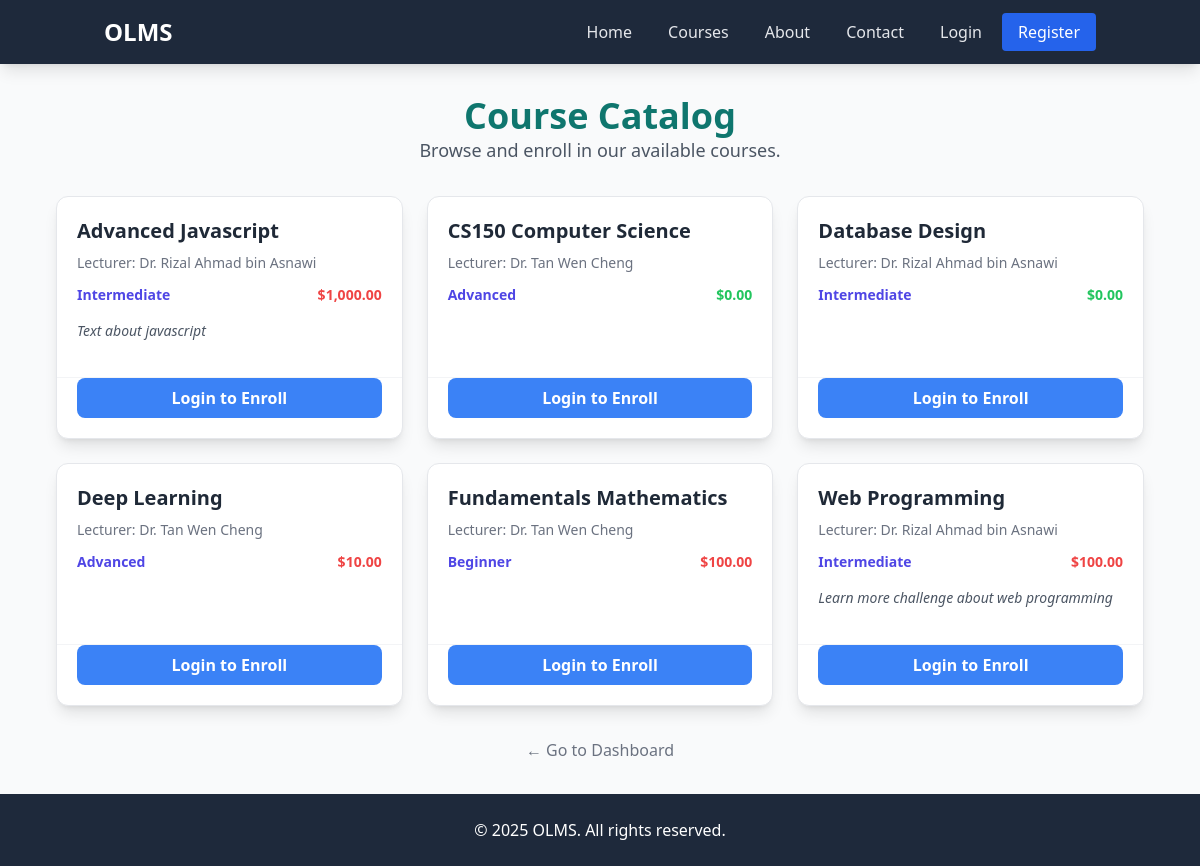
/auth/catalog.php, run on an earlier commit of the app's database.
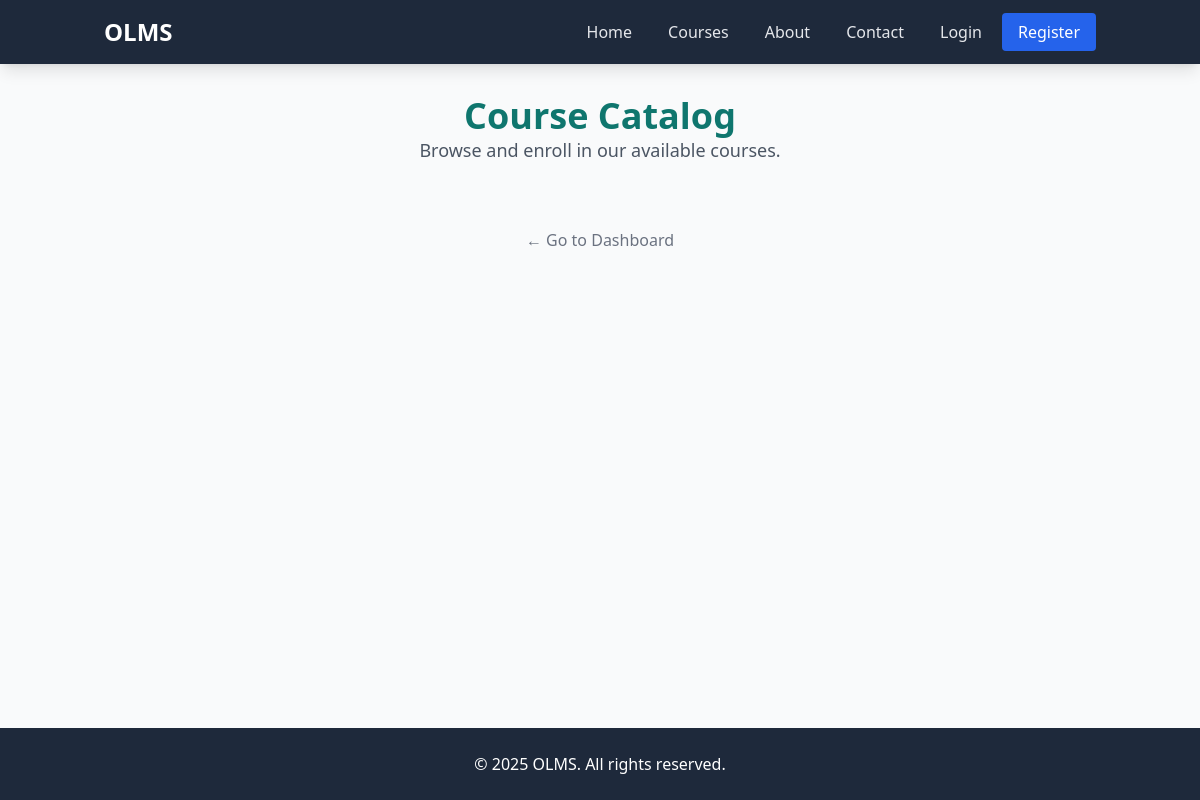
And on a later commit of the database.
### tables this page shows
CREATE TABLE `courses` (
  `id` int(11) NOT NULL,
  `title` varchar(100) NOT NULL,
  `level` varchar(50) DEFAULT NULL,
  `language` varchar(50) DEFAULT NULL,
  `fee` double(10,2) DEFAULT NULL,
  `lecturer_id` int(11) DEFAULT NULL,
  `description` varchar(500) DEFAULT NULL
);

CREATE TABLE `users` (
  `id` int(11) NOT NULL,
  `name` varchar(100) NOT NULL,
  `email` varchar(100) NOT NULL,
  `password` varchar(255) NOT NULL,
  `role` enum('student','lecturer','admin') NOT NULL DEFAULT 'student',
  `status` enum('pending','active','blocked') NOT NULL DEFAULT 'pending'
);

### auth/catalog.php (the view, shortened to what this page needs)
<?php
include("../header.php");
include("../connection.php");
$user_id = isset($_SESSION['user_id']) ? $_SESSION['user_id'] : null;
$user_role = isset($_SESSION['user_role']) ? $_SESSION['user_role'] : 'guest';
$catalog_query = "
    SELECT
        c.id AS course_id,
        c.title AS course_title,
        c.level,
        c.fee,
        u.name AS lecturer_name,
        e.payment_status,
        c.description
    FROM
        courses c
    JOIN
        users u ON c.lecturer_id = u.id
    LEFT JOIN
        enrollment e ON c.id = e.course_id AND e.user_id = '{$user_id}'
    ORDER BY
        c.title ASC";
$result = mysqli_query($conn, $catalog_query);
?>
<body>
    <div class="container mx-auto p-8 max-w-6xl">
        <header class="mb-8 text-center">
            <h1 class="text-4xl font-extrabold text-teal-700">Course Catalog</h1>
            <p class="text-lg text-gray-600">Browse and enroll in our available courses.</p>
        </header>
        <section id="course-list">
            <div class="grid grid-cols-1 md:grid-cols-2 lg:grid-cols-3 gap-6">
                <?php while ($row = mysqli_fetch_assoc($result)): ?>
                    <?php
                        $is_paid = ($row['payment_status'] === 'paid');
                        $is_pending = ($row['payment_status'] === 'pending');
                    ?>
                    <div class="bg-white border border-gray-200 rounded-xl shadow-lg hover:shadow-xl transition flex flex-col justify-between">
                        <div class="p-5">
                            <h3 class="text-xl font-bold text-gray-800 mb-2"><?php echo htmlspecialchars($row['course_title']); ?></h3>
                            <p class="text-sm text-gray-500 mb-3">Lecturer: <?php echo htmlspecialchars($row['lecturer_name']); ?></p>
                            <div class="flex justify-between text-sm mb-4">
                                <span class="text-indigo-600 font-semibold"><?php echo htmlspecialchars($row['level']); ?></span>
                                <span class="font-bold <?php echo ($row['fee'] > 0) ? 'text-red-500' : 'text-green-500'; ?>">
                                    $<?php echo number_format($row['fee'], 2); ?>
                                </span>
                            </div>
                            <p class="text-gray-600 text-sm italic mb-4"><?php echo htmlspecialchars($row['description']); ?></p>
                        </div>
                        <div class="p-5 pt-0 border-t border-gray-100">
                            <?php if ($user_role === 'guest'): ?>
                                <a href="./login.php" class="w-full bg-blue-500 text-white font-bold py-2 px-4 rounded-lg text-center block hover:bg-blue-600">
                                    Login to Enroll
                                </a>
                            <?php elseif ($user_role !== 'student'): ?>
                                <button disabled class="w-full bg-gray-300 text-gray-700 font-bold py-2 px-4 rounded-lg">
                                    Accessing as Lecturer/Admin
                                </button>
                            <?php elseif ($is_paid): ?>
                                <a href="./course_view.php?id=<?php echo $row['course_id']; ?>" class="w-full bg-green-500 text-white font-bold py-2 px-4 rounded-lg text-center block hover:bg-green-600">
                                    Go to Course
                                </a>
                            <?php elseif ($is_pending): ?>
                                <a href="./payment.php?course_id=<?php echo $row['course_id']; ?>" class="w-full bg-red-500 text-white font-bold py-2 px-4 rounded-lg text-center block hover:bg-red-600">
                                    Complete Payment
                                </a>
                            <?php else: ?>
                                <a href="./enroll_course.php?course_id=<?php echo $row['course_id']; ?>" class="w-full bg-teal-500 text-white font-bold py-2 px-4 rounded-lg text-center block hover:bg-teal-600">
                                    Enroll Now
                                </a>
                            <?php endif; ?>
                        </div>
                    </div>
                <?php endwhile; ?>
            </div>
        </section>
        <div class="mt-8 text-center">
             <a href="./dashboard.php" class="text-gray-500 hover:text-gray-700 font-medium">← Go to Dashboard</a>
        </div>
    </div>
</body>
</html>
<?php include("../footer.php"); ?>

### header.php (shortened to what this page needs)
<?php
$dashboardUrl = '';
?>
<!DOCTYPE html>
<html lang="en">
<head>
    <script src="https://cdn.tailwindcss.com"></script>
</head>
<body class="flex flex-col min-h-screen bg-gray-50">
    <header class="bg-slate-800 shadow-lg sticky top-0 z-50">
        <nav class="container mx-auto px-4 relative">
            <div class="flex justify-between items-center py-4">
                <a href="<?php echo BASE_URL; ?>index.php" class="text-2xl font-bold text-white">
                    OLMS
                </a>
                <ul class="hidden md:flex space-x-1 items-center">
                    <li><a href="<?php echo BASE_URL; ?>index.php"
                            class="text-gray-200 hover:text-white px-4 py-2 rounded hover:bg-slate-700 transition">Home</a>
                    </li>
                    <li><a href="<?php echo BASE_URL; ?>auth/catalog.php"
                            class="text-gray-200 hover:text-white px-4 py-2 rounded hover:bg-slate-700 transition">Courses</a>
                    </li>
                    <li><a href="<?php echo BASE_URL; ?>about.php"
                            class="text-gray-200 hover:text-white px-4 py-2 rounded hover:bg-slate-700 transition">About</a>
                    </li>
                    <li><a href="<?php echo BASE_URL; ?>contact.php"
                            class="text-gray-200 hover:text-white px-4 py-2 rounded hover:bg-slate-700 transition">Contact</a>
                    </li>
                    <?php if(isset($_SESSION['user_id']) && isset($_SESSION['user_role'])): ?>
                    <li><a href="<?php echo $dashboardUrl; ?>"
                            class="text-gray-200 hover:text-white px-4 py-2 rounded hover:bg-slate-700 transition">Dashboard</a>
                    </li>
                    <li><a href="<?php echo BASE_URL; ?>logout.php"
                            class="bg-red-600 text-white px-4 py-2 rounded hover:bg-red-700 transition">Logout</a></li>
                    <?php else: ?>
                    <li><a href="<?php echo BASE_URL; ?>auth/login.php"
                            class="text-gray-200 hover:text-white px-4 py-2 rounded hover:bg-slate-700 transition">Login</a>
                    </li>
                    <li><a href="<?php echo BASE_URL; ?>auth/register.php"
                            class="bg-blue-600 text-white px-4 py-2 rounded hover:bg-blue-700 transition">Register</a>
                    </li>
                    <?php endif; ?>
                </ul>
            </div>
        </nav>
    </header>
    <main class="flex-grow">

### footer.php (shortened to what this page needs)
<footer class="bg-slate-800 text-white py-6 mt-auto">
    <div class="container mx-auto px-4 text-center">
        <p>&copy; <?php echo date('Y'); ?> OLMS. All rights reserved.</p>
    </div>
</footer>
</body>
</html>

What changed in the data, as far as the page shows it:
removed courses: title "Advanced Javascript", lecturer.name "Dr. Rizal Ahmad bin Asnawi", level "Intermediate", fee "1,000.00", description "Text about javascript"
removed courses: title "CS150 Computer Science", lecturer.name "Dr. Tan Wen Cheng", level "Advanced", fee "0.00"
removed courses: title "Database Design", lecturer.name "Dr. Rizal Ahmad bin Asnawi", level "Intermediate", fee "0.00"
removed courses: title "Deep Learning", lecturer.name "Dr. Tan Wen Cheng", level "Advanced", fee "10.00"
removed courses: title "Fundamentals Mathematics", lecturer.name "Dr. Tan Wen Cheng", level "Beginner", fee "100.00"
removed courses: title "Web Programming", lecturer.name "Dr. Rizal Ahmad bin Asnawi", level "Intermediate", fee "100.00", description "Learn more challenge about web programming"
